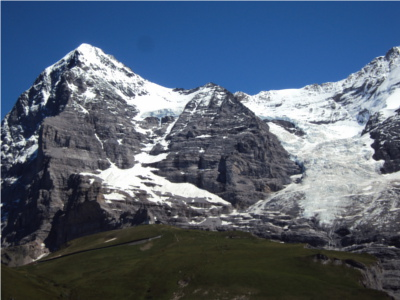
#> input picture TSI/img/TP1 image/Docs - Primitives-20230926/pics/M1.JPG, 400 x 300 px, found by its file name
$ jupyter execute --allow-errors TP_V2.ipynb
#> lines starting #> are read from the running program, lines starting #| are printed output that depends on the picture; after the words box and inside, x2 and y2 are one past the last pixel; in counts of white or black regions, pixels touching at a corner belong together
[cell 1]
import matplotlib.pyplot as plt
import numpy as np
import cv2
import skimage as ski
from scipy.signal import convolve2d, convolve

from skimage import draw

import random

[cell 2]
filename = "Docs - Primitives-20230926\pics\M1.JPG"
img = ski.io.imread(filename)
#> img is the input picture: shape (300, 400, 3); mean R, G, B 82.9, 95.7, 113.4
img_gray = ski.color.rgb2gray(img)

plt.imshow(img_gray, cmap='gray')
img_gray.shape
#> Out = (300, 400)

[cell 3]
# [39 lines left out: function harris_detector, not called in this run]

[cell 4]
def harris_detector(img: np.ndarray, WS: int = 3, threshold: float = 0.01, k:float = 0.04, gauss: bool = False) :

#> called with WS = 3, threshold = 0.01, k = 0.04, gauss = False
    Ix, Iy= np.gradient(img)
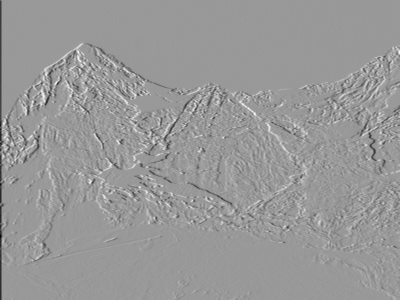
#> Iy: shape (300, 400) float64; min -0.546, max 0.364, mean -0.000859; drawn with min black and max white
    # plt.show(X_grad)

    height, width = img.shape
#> height = 300; width = 400
    corner_response = np.zeros((height, width))

    Ixx = Ix**2
    Iyy = Iy**2
    Ixy = Ix*Iy

    if gauss == 1 :
        # Apply Gaussian blurring with
        Ixx = ski.filters.gaussian(Ixx, sigma=(WS-1)/6)
        Iyy = ski.filters.gaussian(Iyy, sigma=(WS-1)/6)
        Ixy = ski.filters.gaussian(Ixy, sigma=(WS-1)/6)


    m = np.ones([WS,WS])

    cIxx = convolve2d(Ixx,m,'same')
    cIyy = convolve2d(Iyy,m,'same')
    cIxy = convolve2d(Ixy,m,'same')

    corner_response = (cIxx * cIyy - cIxy * cIxy) - k * (cIxx + cIyy)

    # Threshold the corner response to identify significant corners
    corners = np.zeros_like(img)
    corners[corner_response > threshold * corner_response.max()] = [1]  # Mark corners in red

    corner_response[0,0] = 0
#> corner_response: shape (300, 400) float64; min -0.0371, max 0.11, mean -0.00112
    corners[0,0] = 0

    return corners, corner_response

[cell 5]
# Detect corners using the Harris Corner Detector whith rectangular window
corner_image_1, corner_response_1 = harris_detector(img_gray, k=0.04,gauss = False)
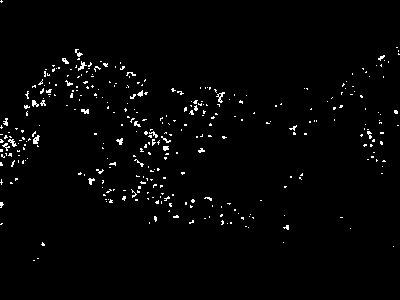
#> corner_image_1: shape (300, 400) float64; values 0 (black) and 1 (white), 1.9% white in thin lines or dots, all inside (x1, y1, x2, y2) = (0, 0, 400, 261)

# Detect corners using the Harris Corner Detector with gausian window
corner_image_2, corner_response_2 = harris_detector(img_gray, k=0.04,gauss = True)
#> in harris_detector (call 2), `corner_response[0,0] = 0`: corner_response: shape (300, 400) float64; min -0.0364, max 0.109, mean -0.00111

# [13 lines of commented-out code are left out]

[cell 6]
cv2_img = cv2.imread(filename)

# Convert the image to grayscale
cv2_img_gray = cv2.cvtColor(img, cv2.COLOR_BGR2GRAY)

# Perform Harris Corner Detection
dst = cv2.cornerHarris(cv2_img_gray, blockSize=3, ksize=3, k=0.04)

# Threshold the corner response to identify significant corners
threshold = 0.01 * dst.max()
#> threshold = 0.000164
corner_image_dts = np.zeros(img_gray.shape)
corner_image_dts[dst > threshold] = [1]  # Mark corners in red

# Display the corners on the original image
plt.figure(figsize=(15, 10))

# Harris
plt.subplot(1,2,1)
img_Harris = img.copy()
img_Harris[corner_response_1 > 0.01 * corner_response_1.max()] = [255,0,0]
#> img_Harris: shape (300, 400, 3); 1.91% of pixels changed, all inside (x1, y1, x2, y2) = (0, 0, 400, 261)
plt.imshow(img_Harris)
plt.title("img_Harris")

# CV2
plt.subplot(1,2,2)
img_CV2 = img.copy()
img_CV2[dst > 0.01 * dst.max()] = [255,0,0]
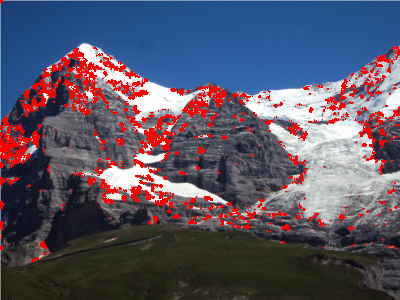
#> img_CV2: shape (300, 400, 3); 7.54% of pixels changed, all inside (x1, y1, x2, y2) = (0, 0, 400, 262)
plt.imshow(img_CV2)
plt.title("img_CV2")

plt.show()

[cell 7]
def RLM(corner_response, WS=5):
#> called with WS = 5
    height, width = corner_response.shape
#> height = 300; width = 400

    offset = WS //2

    corner_out = np.zeros([height, width])

    for i in range(offset, height-offset) :
        for j in range(offset, width-offset) :

            if corner_response[i,j] < corner_response[i-offset:i+offset+1,j-offset:j+offset+1].max() or corner_response[i,j] < corner_response.max()*0.01 :
                corner_out[i,j] = 0
            else:
                corner_out[i,j] = 1
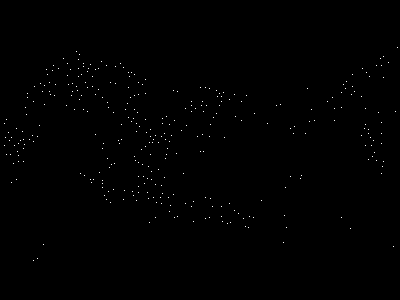
#> corner_out: shape (300, 400) float64; values 0 (black) and 1 (white), 0.28% white in thin lines or dots, all inside (x1, y1, x2, y2) = (4, 47, 398, 261)


    return corner_out

[cell 8]
corner_response_rlm = RLM(corner_response_1)
plt.figure(figsize=(10, 10))
img_Harris = img.copy()
img_Harris[corner_response_rlm > 0.01 * corner_response_rlm.max()] = [255,0,0]
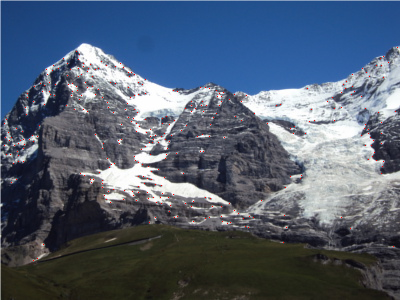
#> img_Harris: shape (300, 400, 3); 0.28% of pixels changed, all inside (x1, y1, x2, y2) = (4, 47, 398, 261)
plt.imshow(img_Harris)
plt.title("img_Harris")

[cell 9]
rot_img = ski.transform.rotate(img_gray, 45)
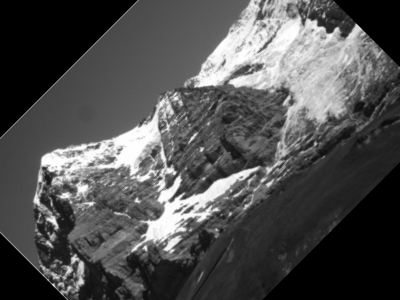
#> rot_img: shape (300, 400) float64; min 0, max 1, mean 0.316

# Detect corners using the Harris Corner Detector whith rectangular window
corner_image_1R, corner_response_1R = harris_detector(rot_img, k=0.04,gauss = False)
#> call 3 of harris_detector, with WS = 3, threshold = 0.01, k = 0.04, gauss = False
#> in harris_detector (call 3), `Ix, Iy= np.gradient(img)`:
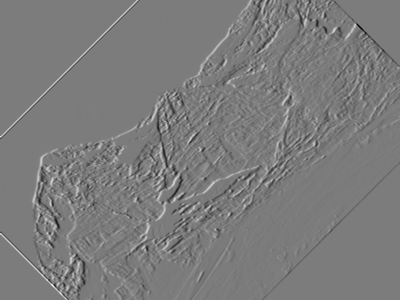
#> Iy: shape (300, 400) float64; min -0.432, max 0.457, mean -9.08e-05; drawn with min black and max white
#> in harris_detector (call 3), `Ixy = Ix*Iy`:
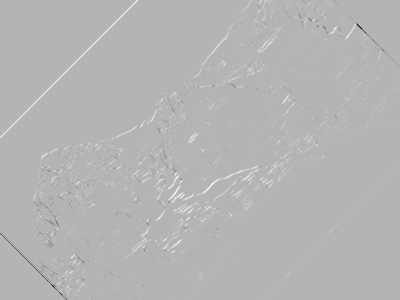
#> Ixy: shape (300, 400) float64; min -0.189, max 0.0788, mean 0.000747; drawn with min black and max white
#> in harris_detector (call 3), `corner_response = (cIxx * cIyy - cIxy * cIxy) - k * (cIxx + cIyy)`:
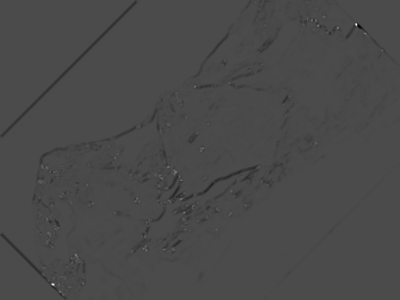
#> corner_response: shape (300, 400) float64; min -0.0592, max 0.141, mean -0.00107; drawn with min black and max white
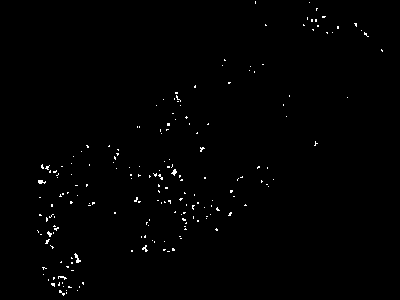
#> corner_image_1R: shape (300, 400) float64; values 0 (black) and 1 (white), 0.73% white in thin lines or dots, all inside (x1, y1, x2, y2) = (37, 1, 383, 296)

# Detect corners using the Harris Corner Detector with gausian window
corner_image_2R, corner_response_2R = harris_detector(rot_img, k=0.04,gauss = True)

plt.figure(figsize=(15, 10))

# rectangular window
plt.subplot(1,2,1)
plt.imshow(corner_image_1R, cmap='gray')
plt.title("rectangular window")

# gausian window
plt.subplot(1,2,2)
plt.imshow(corner_image_2R, cmap='gray')
plt.title("gausian window")

plt.show()

[cell 10]
img1 = ski.color.gray2rgb(rot_img)
img2 = ski.color.gray2rgb(rot_img)

# Display the corners on the original image
plt.figure(figsize=(15, 10))

# Harris
plt.subplot(1,2,1)
img1[corner_image_1R == 1] = [255,0,0]  # Red channel
plt.imshow(img1)
plt.title("sqr")

# CV2
plt.subplot(1,2,2)
img2[corner_image_2R == 1] = [255,0,0]  # Red channel
plt.imshow(img2)
plt.title("gauss")

plt.show()

# FAST

[cell 11]
def fast_corner_detector(img: np.ndarray, threshold=0.1):

#> called with threshold = 0.15
    height, width = img.shape
#> height = 300; width = 400
    offset = 3

    corners = np.zeros([height, width])

    for x in range(offset, height - offset) :
        for y in range(offset, width - offset) :
            pixel_intensity = img[x, y]

            # Coordinates of the 16 pixels in the Bresenham circle
            offsets = [         (-1, 3),(0, 3),(1, 3),
                        (-2, 2),                      (2, 2),
                (-3, 1),                                    (3, 1),
                (-3, 0),                                    (3, 0),
                (-3,-1),                                    (3,-1),
                        (-2,-2),                      (2,-2),
                                (-1,-3),(0,-3),(1,-3)]


            V = np.zeros([16])

            k = 0
            Is = 0
            for i, j in offsets:

                if (pixel_intensity - threshold > img[x+i, y+j]):
                    V[k] = 1
                elif (pixel_intensity + threshold < img[x+i, y+j]):
                    V[k] = -1

                Is = abs(pixel_intensity + img[x+i, y+j])
                k+=1

            kernel = np.ones(12)
            padding = len(kernel) // 2

            padded_signal = np.concatenate([V[-padding:], V, V[:padding]])
            result = np.convolve(padded_signal, kernel, mode='valid')

            r = abs(result[padding:-padding]).max()

            if r >= 12 :
                corners[x, y] = Is/16

    return corners

[cell 12]
corner_response_1 = fast_corner_detector(img_gray, threshold=0.15)
corner_response_rlm_2 = RLM(corner_response_1)

$ run again, with TSI/img/TP1 image/Docs - Primitives-20230926/pics/M3.JPG copied over TSI/img/TP1 image/Docs - Primitives-20230926/pics/M1.JPG
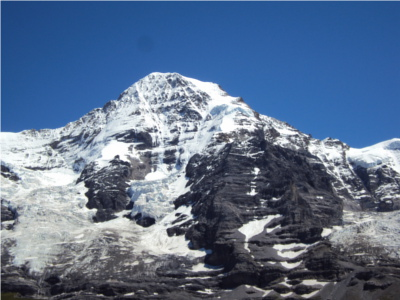
#> input picture TSI/img/TP1 image/Docs - Primitives-20230926/pics/M3.JPG, 400 x 300 px, found by its file name
#> img is the input picture: shape (300, 400, 3); mean R, G, B 93.1, 113.3, 142.2
#> corner_image_1: shape (300, 400) float64; values 0 (black) and 1 (white), 2.2% white in thin lines or dots
#> `cv2_img_gray = cv2.cvtColor(img, cv2.COLOR_BGR2GRAY)`:
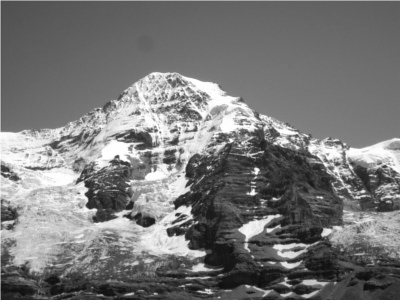
#> cv2_img_gray: shape (300, 400); min 11, max 255, mean 119.6
#> threshold = 0.000122
#> img_CV2: shape (300, 400, 3); 10.26% of pixels changed, all inside (x1, y1, x2, y2) = (0, 0, 400, 300)
#> `corner_image_1R, corner_response_1R = harris_detector(rot_img, k=0.04,..`:
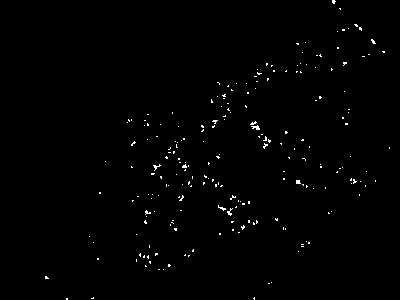
#> corner_image_1R: shape (300, 400) float64; values 0 (black) and 1 (white), 0.76% white in thin lines or dots, all inside (x1, y1, x2, y2) = (45, 0, 390, 300)

$ run again, with TSI/img/TP1 image/Docs - Primitives-20230926/pics/P1.JPG copied over TSI/img/TP1 image/Docs - Primitives-20230926/pics/M1.JPG
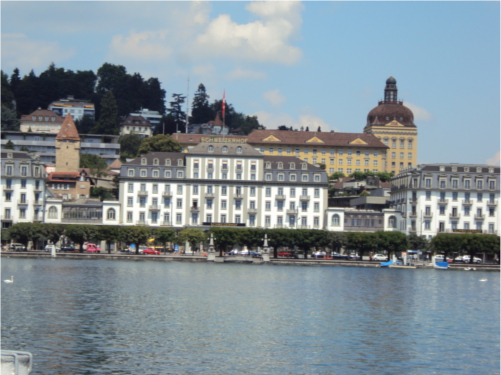
#> input picture TSI/img/TP1 image/Docs - Primitives-20230926/pics/P1.JPG, 501 x 375 px, found by its file name
#> img is the input picture: shape (375, 501, 3); mean R, G, B 130.7, 143, 149.6
#> corner_image_1: shape (375, 501) float64; values 0 (black) and 1 (white), 0.6% white in thin lines or dots, all inside (x1, y1, x2, y2) = (0, 68, 501, 272)
#> threshold = 9.16e-05
#> img_CV2: shape (375, 501, 3); 6.14% of pixels changed, all inside (x1, y1, x2, y2) = (0, 61, 501, 363)
#> `corner_image_1R, corner_response_1R = harris_detector(rot_img, k=0.04,..`:
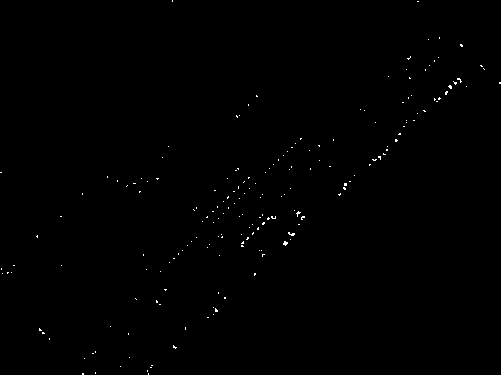
#> corner_image_1R: shape (375, 501) float64; values 0 (black) and 1 (white), 0.28% white in thin lines or dots
